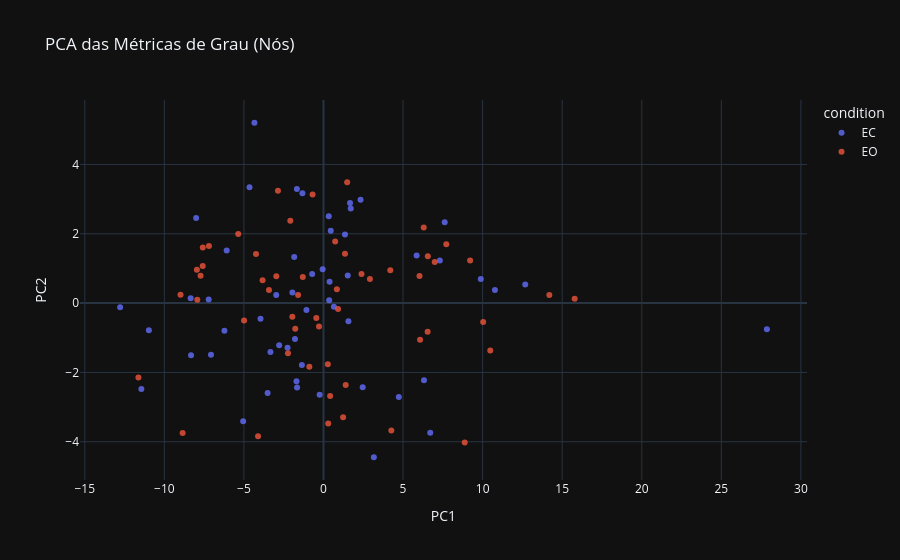

Write notebook code for a chart like this one.
### Markdown cell above
Grau

### Code cell
pca_degree = plot_pca_features(
    df_dataset, # Replace with df_dataset if that's your variable name
    NODE_FEATURES_BY_TYPE["degree"],
    title="PCA das Métricas de Grau (Nós)"
)

### Figure 1 — Plotly figure (JSON) as saved in the notebook; plotly's stock layout.template omitted (floating-point values rounded to 4 significant figures)
{"data": [{"hovertemplate": "condition=EC<br>PC1=%{x}<br>PC2=%{y}<extra></extra>", "legendgroup": "EC", "marker": {"color": "#636efa", "opacity": 0.8, "symbol": "circle"}, "mode": "markers", "name": "EC", "orientation": "v", "showlegend": true, "type": "scatter", "x": [-8.324, -1.66, 3.163, 0.3319, 0.381, -1.955, -3.335, -1.357, -6.084, -7.071, 7.616, -1.841, 6.314, -11.45, -5.049, -4.65, -4.341, -6.225, 1.668, 10.77, -8.346, 12.68, 27.86, 5.853, -1.672, 9.883, 1.35, 4.733, -1.698, -3.958, -1.325, 6.706, -0.05309, -12.78, -7.214, 0.3566, 1.712, -1.072, 7.31, -2.971, 0.6538, -1.791, 1.567, 2.463, 1.524, -10.97, 2.329, -2.259, -8.003, -0.7122, 0.4547, -3.511, -0.2416, -2.785], "xaxis": "x", "y": [-1.507, -2.438, -4.448, 2.503, 0.6193, 0.3086, -1.413, -1.789, 1.517, -1.49, 2.333, 1.33, -2.224, -2.479, -3.409, 3.345, 5.204, -0.7975, 2.887, 0.379, 0.1408, 0.5337, -0.7534, 1.374, 3.292, 0.6952, 1.976, -2.707, -2.254, -0.448, 3.167, -3.739, 0.9765, -0.1161, 0.1006, 0.07939, 2.727, -0.199, 1.23, 0.2344, -0.1024, -1.037, -0.5213, -2.428, 0.7965, -0.7839, 2.979, -1.29, 2.452, 0.8377, 2.091, -2.593, -2.644, -1.214], "yaxis": "y"}, {"hovertemplate": "condition=EO<br>PC1=%{x}<br>PC2=%{y}<extra></extra>", "legendgroup": "EO", "marker": {"color": "#EF553B", "opacity": 0.8, "symbol": "circle"}, "mode": "markers", "name": "EO", "orientation": "v", "showlegend": true, "type": "scatter", "x": [-4.11, -7.585, 8.874, 1.488, 4.198, -2.232, -0.8901, -1.597, -3.425, 6.033, -1.301, 14.19, 10.48, 4.264, 1.233, 6.991, -7.929, -11.63, -2.862, 9.214, -5.357, 7.717, 15.78, 0.8401, 6.557, 2.917, 0.9171, 0.2969, -4.992, 2.39, -7.956, -0.2811, 1.351, -1.957, -1.775, 10.03, -4.242, 6.544, -2.084, -7.198, 6.069, 0.4181, -0.4523, 1.396, -7.725, -3.827, -0.6866, 6.298, -7.589, 0.2719, -2.965, -8.851, 0.7337, -8.984], "xaxis": "x", "y": [-3.843, 1.602, -4.023, 3.49, 0.9459, -1.448, -1.836, 0.2359, 0.3794, 0.7853, 0.7544, 0.2316, -1.367, -3.676, -3.295, 1.184, 0.09521, -2.147, 3.243, 1.229, 1.991, 1.697, 0.123, 0.4019, 1.352, 0.6944, -0.1733, -3.474, -0.4999, 0.842, 0.9617, -0.6722, 1.422, -0.3969, -0.7422, -0.5436, 1.415, -0.826, 2.377, 1.65, -1.06, -2.683, -0.428, -2.36, 0.7862, 0.6604, 3.134, 2.183, 1.071, -1.766, 0.7744, -3.751, 1.774, 0.2393], "yaxis": "y"}], "layout": {"legend": {"title": {"text": "condition"}, "tracegroupgap": 0}, "title": {"text": "PCA das Métricas de Grau (Nós)"}, "xaxis": {"anchor": "y", "domain": [0, 1], "title": {"text": "PC1"}}, "yaxis": {"anchor": "x", "domain": [0, 1], "title": {"text": "PC2"}}}}
